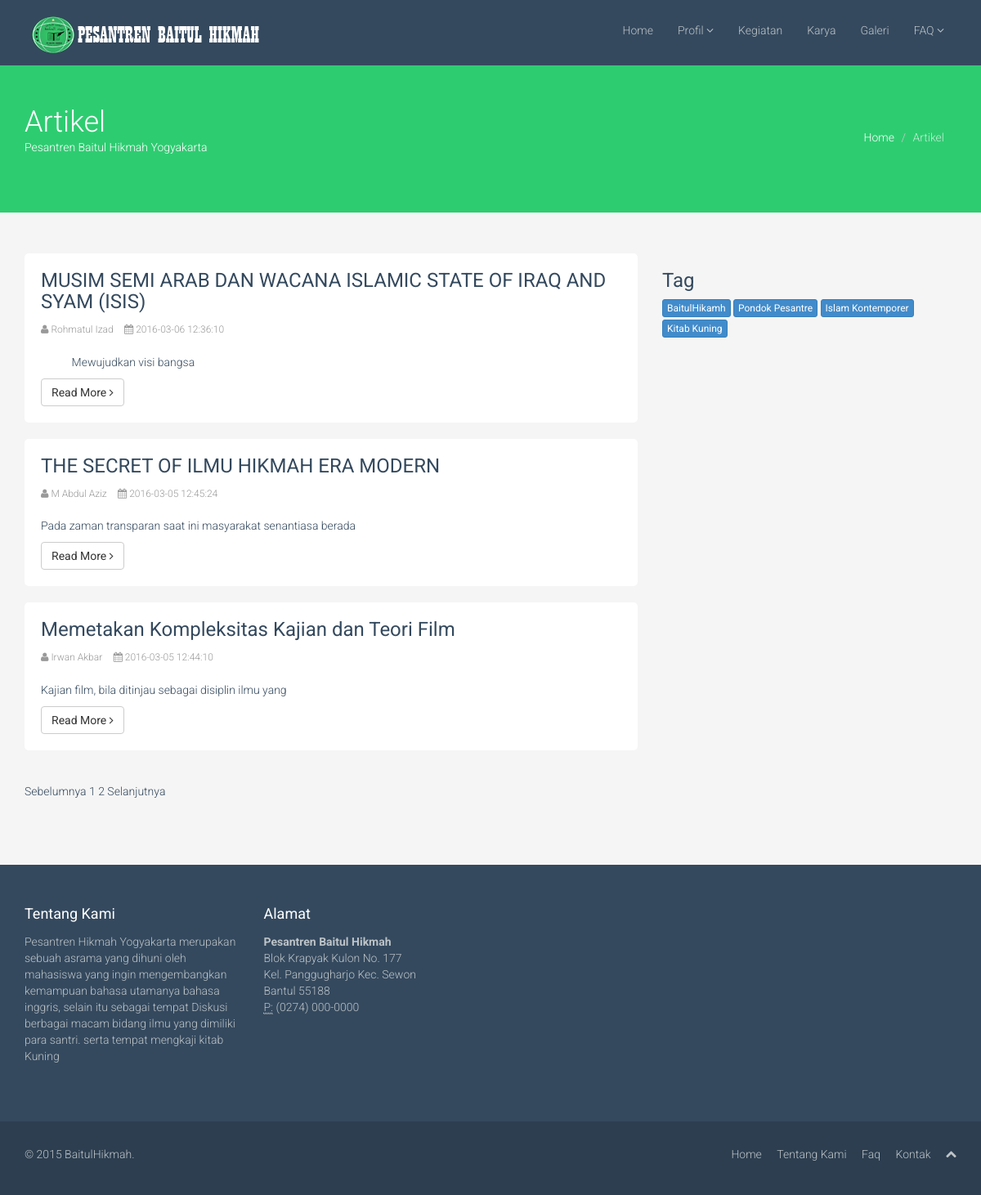
Screenshot of /blog.php with the database file from the repository.
### tables this page shows
CREATE TABLE IF NOT EXISTS `tb_artikel` (
  `id_akl` varchar(5) NOT NULL,
  `judul_akl` varchar(100) NOT NULL,
  `isi_akl` text NOT NULL,
  `gbr_write` varchar(30) NOT NULL,
  `nama_write` varchar(20) NOT NULL,
  `isi_write` text NOT NULL,
  `tgl_input` datetime NOT NULL
);

### kontrol/sempit.php (called while the page is built, shortened)
<?php
function readmore($content)
{
	$maxkata=10;
	$xplode = explode(" ", $content);
	if (count($xplode)>$maxkata)
	{
		$cuplik='';
		for ($a=0;$a<$maxkata;$a++)
		{
			$cuplik.=$xplode[$a]." ";
		}
		return $cuplik;
	}
	else
	{
		echo $konten;
	}
 }
 function rapikan($str)
 {
 	$cont = nl2br($str);
 	$text = substr($cont,0,strrpos($cont, " "));
 	return $text; }
 ?>

### blog.php (the view, shortened to what this page needs)
<!DOCTYPE html>
<html lang="en">
<head>
    <link href="css/bootstrap.min.css" rel="stylesheet">
    <link href="css/font-awesome.min.css" rel="stylesheet">
    <link href="css/prettyPhoto.css" rel="stylesheet">
    <link href="css/animate.css" rel="stylesheet">
    <link href="css/main.css" rel="stylesheet">
</head>
<body>
    <?php
        include 'kontrol/database.php';
        include 'kontrol/sempit.php';
        $batas = 3;
        $pg = isset( $_GET['pg'] ) ? $_GET['pg'] : "";
        if ( empty( $pg ) ) {
        $posisi = 0;
        $pg = 1;
        } else {
        $posisi = ( $pg - 1 ) * $batas;
        }
    ?>
    <header class="navbar navbar-inverse navbar-fixed-top wet-asphalt" role="banner">
        <div class="container">
            <div class="navbar-header">
                <a class="navbar-brand" href="index.php"><img src="images/logo.png" alt="logo"></a>
            </div>
            <div class="collapse navbar-collapse">
                <ul class="nav navbar-nav navbar-right">
                    <li><a href="index.php">Home</a></li>
                    <li class="dropdown">
                        <a href="#" class="dropdown-toggle" data-toggle="dropdown">Profil <i class="icon-angle-down"></i></a>
                    </li>
                    <li><a href="kegiatan.php">Kegiatan</a></li>
                    <li><a href="karya.php">Karya</a></li>
                    <li><a href="galeri.php">Galeri</a></li>
                    <li class="dropdown">
                        <a href="#" class="dropdown-toggle" data-toggle="dropdown">FAQ <i class="icon-angle-down"></i></a>
                    </li>
                </ul>
            </div>
        </div>
    </header>
    <section id="title" class="emerald">
        <div class="container">
            <div class="row">
                <div class="col-sm-6">
                    <h1>Artikel</h1>
                    <p>Pesantren Baitul Hikmah Yogyakarta</p>
                </div>
                <div class="col-sm-6">
                    <ul class="breadcrumb pull-right">
                        <li><a href="index.php">Home</a></li>
                        <li class="active">Artikel</li>
                    </ul>
                </div>
            </div>
        </div>
    </section>
    <section id="blog" class="container">
        <div class="row">
            <aside class="col-sm-4 col-sm-push-8">
                <div class="widget tags">
                    <h3>Tag </h3>
                    <ul class="tag-cloud">
                        <li><a class="btn btn-xs btn-primary" href="#">BaitulHikamh</a></li>
                        <li><a class="btn btn-xs btn-primary" href="#">Pondok Pesantre</a></li>
                        <li><a class="btn btn-xs btn-primary" href="#">Islam Kontemporer</a></li>
                        <li><a class="btn btn-xs btn-primary" href="#">Kitab Kuning</a></li>
                    </ul>
                </div>
            </aside>
            <div class="col-sm-8 col-sm-pull-4">
                <div class="blog">
                <?php
                $sql = mysql_query("SELECT * FROM tb_artikel order by tgl_input DESC limit $posisi, $batas");
                while ( $data = mysql_fetch_assoc( $sql ) ) {
                 ?>
                    <div class="blog-item">
                        <div class="blog-content">
                            <a href="#"><h3><?php echo $data['judul_akl']; ?></h3></a>
                            <div class="entry-meta">
                                <span><i class="icon-user"></i> <a href="#"><?php echo $data['nama_write']; ?></a></span>
                                <span><i class="icon-calendar"></i> <?php echo $data['tgl_input']; ?></span>
                            </div>
                            <p><?php echo readmore(rapikan($data['isi_akl']));?></p>
                            <a class="btn btn-default" href="blog-item.php?id=<?php echo $data['id_akl'] ?>">Read More <i class="icon-angle-right"></i></a>
                        </div>
                    </div>
                    <?php
                    }
                    ?>
                    <ul class="pagination pagination-sm">
                        <?php
                        $jml_data = mysql_num_rows(mysql_query("SELECT * FROM tb_artikel"));
                        $JmlHalaman = ceil($jml_data/$batas);
                        if ( $pg > 1 ) {
                        $link = $pg-1;
                        $prev = "<a href='?pg=$link'>Sebelumnya </a>";
                        } else {
                        $prev = "Sebelumnya ";
                        }
                        $nmr = '';
                        for ( $i = 1; $i<= $JmlHalaman; $i++ ){
                        if ( $i == $pg ) {
                        $nmr .= $i . " ";
                        } else {
                        $nmr .= "<a href='?pg=$i'>$i</a> ";
                        }
                        }
                        if ( $pg < $JmlHalaman ) {
                        $link = $pg + 1;
                        $next = " <a href='?pg=$link'>Selanjutnya</a>";
                        } else {
                        $next = " Selanjutnya";
                        }
                        ?>
                        <?php echo  $prev,$nmr,$next ?>
                    </ul>
                </div>
            </div>
        </div>
    </section>
    <section id="bottom" class="wet-asphalt">
        <div class="container">
            <div class="row">
                <div class="col-md-3 col-sm-6">
                    <h4>Tentang Kami</h4>
                    <p>Pesantren Hikmah Yogyakarta merupakan sebuah asrama yang dihuni oleh mahasiswa yang ingin mengembangkan kemampuan bahasa utamanya bahasa inggris, selain itu sebagai tempat Diskusi berbagai macam bidang ilmu yang dimiliki para santri. serta tempat mengkaji kitab Kuning</p>
                </div>
                <div class="col-md-3 col-sm-6" >
                    <h4>Alamat</h4>
                    <address>
                        <strong>Pesantren Baitul Hikmah</strong><br>
                        Blok Krapyak Kulon No. 177<br>
                        Kel. Panggugharjo Kec. Sewon<br>
                        Bantul 55188<br>
                        <abbr title="Phone">P:</abbr> (0274) 000-0000
                    </address>
                </div>
            </div>
        </div>
    </section>
    <footer id="footer" class="midnight-blue">
        <div class="container">
            <div class="row">
                <div class="col-sm-6">
                    &copy; 2015 <a target="_blank" href="http://pesantrenbaitulhikmahjogja.com" title="">BaitulHikmah</a>.
                </div>
                <div class="col-sm-6">
                    <ul class="pull-right">
                        <li><a href="#">Home</a></li>
                        <li><a href="#">Tentang Kami</a></li>
                        <li><a href="#">Faq</a></li>
                        <li><a href="#">Kontak</a></li>
                        <li><a id="gototop" class="gototop" href="#"><i class="icon-chevron-up"></i></a></li>
                    </ul>
                </div>
            </div>
        </div>
    </footer>
</body>
</html>

### css/main.css (style rules this page uses)
body { padding-top: 80px; color: #34495e; background: #f5f5f5; font-family: 'Roboto', sans-serif; font-weight: 300; }
h1, h2, h3, h4, h5, h6 { font-family: 'Roboto', sans-serif; font-weight: 400; }
a { color: #34495e; -webkit-transition: 300ms; -moz-transition: 300ms; -o-transition: 300ms; transition: 300ms; }
.btn { font-weight: 400; }
body > section { padding: 50px 0; }
.turquoise, .green-sea, .sun-flower, .orange, .emerald, .nephrits, .carrot, .pumkin, .peter-river, .belize-hole, .alizarin, .pomegranate, .amethyst, .wisteria, .clouds .silver, .wet-asphalt, .midnight-blue, .concrete, .asbestos { color: #fff; }
.turquoise h1, .green-sea h1, .sun-flower h1, .orange h1, .emerald h1, .nephrits h1, .carrot h1, .pumkin h1, .peter-river h1, .belize-hole h1, .alizarin h1, .pomegranate h1, .amethyst h1, .wisteria h1, .clouds .silver h1, .wet-asphalt h1, .midnight-blue h1, .concrete h1, .asbestos h1, .turquoise h2, .green-sea h2, .sun-flower h2, .orange h2, .emerald h2, .nephrits h2, .carrot h2, .pumkin h2, .peter-river h2, .belize-hole h2, .alizarin h2, .pomegranate h2, .amethyst h2, .wisteria h2, .clouds .silver h2, .wet-asphalt h2, .midnight-blue h2, .concrete h2, .asbestos h2, .turquoise h3, .green-sea h3, .sun-flower h3, .orange h3, .emerald h3, .nephrits h3, .carrot h3, .pumkin h3, .peter-river h3, .belize-hole h3, .alizarin h3, .pomegranate h3, .amethyst h3, .wisteria h3, .clouds .silver h3, .wet-asphalt h3, .midnight-blue h3, .concrete h3, .asbestos h3, .turquoise h4, .green-sea h4, .sun-flower h4, .orange h4, .emerald h4, .nephrits h4, .carrot h4, .pumkin h4, .peter-river h4, .belize-hole h4, .alizarin h4, .pomegranate h4, .amethyst h4, .wisteria h4, .clouds .silver h4, .wet-asphalt h4, .midnight-blue h4, .concrete h4, .asbestos h4, .turquoise h5, .green-sea h5, .sun-flower h5, .orange h5, .emerald h5, .nephrits h5, .carrot h5, .pumkin h5, .peter-river h5, .belize-hole h5, .alizarin h5, .pomegranate h5, .amethyst h5, .wisteria h5, .clouds .silver h5, .wet-asphalt h5, .midnight-blue h5, .concrete h5, .asbestos h5, .turquoise h6, .green-sea h6, .sun-flower h6, .orange h6, .emerald h6, .nephrits h6, .carrot h6, .pumkin h6, .peter-river h6, .belize-hole h6, .alizarin h6, .pomegranate h6, .amethyst h6, .wisteria h6, .clouds .silver h6, .wet-asphalt h6, .midnight-blue h6, .concrete h6, .asbestos h6 { color: #fff; }
.emerald { background-color: #2ecc71; }
.wet-asphalt { background-color: #34495e; }
.wet-asphalt a:not(.btn) { color: #bdc3c7; }
.midnight-blue { background-color: #2c3e50; }
#title h1 { margin: 0; font-size: 36px; font-weight: 300; }
ul.breadcrumb { margin: 20px 0 0; background: transparent; }
ul.breadcrumb > li { text-shadow: none; }
ul.breadcrumb > li > a, ul.breadcrumb > li .divider { color: #fff; }
ul.breadcrumb > li.active { color: rgba(255, 255, 255, 0.7); }
ul.tag-cloud { list-style: none; padding: 0; margin: 0; }
ul.tag-cloud li { display: inline-block; margin: 0 0 2px 0; }
.navbar-inverse { border: none; }
.navbar-inverse .navbar-brand { font-family: 'Bubbler One', sans-serif; font-size: 36px; line-height: 50px; color: #fff; }
.navbar-inverse .navbar-nav { margin-top: 20px; }
.navbar-inverse .navbar-nav > li > a { padding-top: 7px; padding-bottom: 7px; border-radius: 4px; color: #bdc3c7; }
.navbar-inverse .navbar-collapse, .navbar-inverse .navbar-form { border-top: 0; }
#bottom { color: #bdc3c7; }
#bottom h4 { margin-top: 0; margin-bottom: 15px; }
.row > div { margin-bottom: 10px; }
#footer { padding-top: 30px; padding-bottom: 30px; color: #bdc3c7; }
#footer a { color: #bdc3c7; }
#footer ul { list-style: none; padding: 0; margin: 0; }
#footer ul > li { display: inline-block; margin-left: 15px; }
.blog .blog-item { background-color: #fff; border-radius: 5px; margin-bottom: 20px; }
.blog .blog-item .blog-content { padding: 20px; }
.blog .blog-item h3 { margin-top: 0; }
.blog .blog-item .entry-meta { margin-bottom: 20px; }
.blog .blog-item .entry-meta > span { display: inline-block; color: #999; margin-right: 10px; font-size: 12px; }
.blog .blog-item .entry-meta > span a { color: #999; }
.widget { margin-bottom: 30px; }

### rows the page displays
tb_artikel: judul_akl "MUSIM SEMI ARAB DAN WACANA ISLAMIC STATE OF IRAQ AND SYAM (ISIS)", nama_write "Rohmatul Izad", tgl_input "2016-03-06 12:36:10", isi_akl "Mewujudkan visi bangsa"
tb_artikel: judul_akl "THE SECRET OF ILMU HIKMAH ERA MODERN", nama_write "M Abdul Aziz", tgl_input "2016-03-05 12:45:24", isi_akl "Pada zaman transparan saat ini masyarakat senantiasa berada"
tb_artikel: judul_akl "Memetakan Kompleksitas Kajian dan Teori Film", nama_write "Irwan Akbar", tgl_input "2016-03-05 12:44:10", isi_akl "Kajian film, bila ditinjau sebagai disiplin ilmu yang"

### other values shown
$prev "Sebelumnya"
